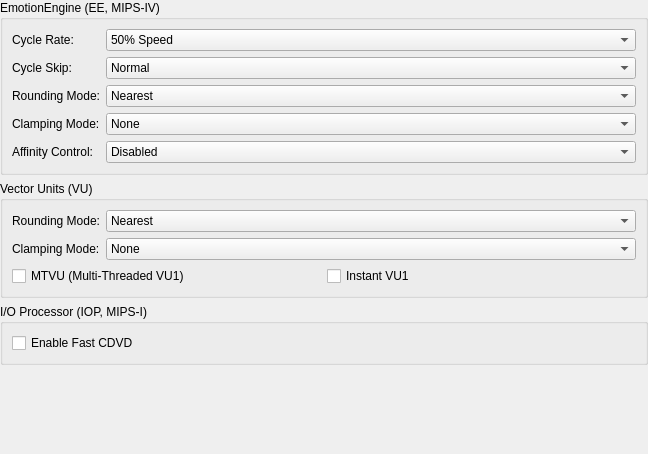
<?xml version="1.0" encoding="UTF-8"?>
<ui version="4.0">
 <class>SystemSettingsWidget</class>
 <widget class="QWidget" name="SystemSettingsWidget">
  <property name="geometry">
   <rect>
    <x>0</x>
    <y>0</y>
    <width>648</width>
    <height>454</height>
   </rect>
  </property>
  <property name="windowTitle">
   <string>Form</string>
  </property>
  <layout class="QVBoxLayout" name="verticalLayout" stretch="0,0,0,1">
   <property name="leftMargin">
    <number>0</number>
   </property>
   <property name="topMargin">
    <number>0</number>
   </property>
   <property name="rightMargin">
    <number>0</number>
   </property>
   <property name="bottomMargin">
    <number>0</number>
   </property>
   <item>
    <widget class="QGroupBox" name="groupBox">
     <property name="title">
      <string>EmotionEngine (EE, MIPS-IV)</string>
     </property>
     <layout class="QFormLayout" name="formLayout_2">
      <item row="0" column="0">
       <widget class="QLabel" name="label_9">
        <property name="text">
         <string>Cycle Rate:</string>
        </property>
       </widget>
      </item>
      <item row="0" column="1">
       <widget class="QComboBox" name="eeCycleRate">
        <item>
         <property name="text">
          <string>50% Speed</string>
         </property>
        </item>
        <item>
         <property name="text">
          <string>60% Speed</string>
         </property>
        </item>
        <item>
         <property name="text">
          <string>75% Speed</string>
         </property>
        </item>
        <item>
         <property name="text">
          <string>100% (Normal Speed)</string>
         </property>
        </item>
        <item>
         <property name="text">
          <string>130% Speed</string>
         </property>
        </item>
        <item>
         <property name="text">
          <string>180% Speed</string>
         </property>
        </item>
        <item>
         <property name="text">
          <string>300% Speed</string>
         </property>
        </item>
       </widget>
      </item>
      <item row="2" column="0">
       <widget class="QLabel" name="label_10">
        <property name="text">
         <string>Cycle Skip:</string>
        </property>
       </widget>
      </item>
      <item row="2" column="1">
       <widget class="QComboBox" name="eeCycleSkipping">
        <item>
         <property name="text">
          <string>Normal</string>
         </property>
        </item>
        <item>
         <property name="text">
          <string>Mild Underclock</string>
         </property>
        </item>
        <item>
         <property name="text">
          <string>Moderate Underclock</string>
         </property>
        </item>
        <item>
         <property name="text">
          <string>Maximum Underclock</string>
         </property>
        </item>
       </widget>
      </item>
      <item row="3" column="0">
       <widget class="QLabel" name="label_11">
        <property name="text">
         <string>Rounding Mode:</string>
        </property>
       </widget>
      </item>
      <item row="3" column="1">
       <widget class="QComboBox" name="eeRoundingMode">
        <item>
         <property name="text">
          <string>Nearest</string>
         </property>
        </item>
        <item>
         <property name="text">
          <string>Negative</string>
         </property>
        </item>
        <item>
         <property name="text">
          <string>Positive</string>
         </property>
        </item>
        <item>
         <property name="text">
          <string>Chop / Zero (Default)</string>
         </property>
        </item>
       </widget>
      </item>
      <item row="4" column="0">
       <widget class="QLabel" name="label_12">
        <property name="text">
         <string>Clamping Mode:</string>
        </property>
       </widget>
      </item>
      <item row="4" column="1">
       <widget class="QComboBox" name="eeClampMode">
        <item>
         <property name="text">
          <string>None</string>
         </property>
        </item>
        <item>
         <property name="text">
          <string>Normal (Default)</string>
         </property>
        </item>
        <item>
         <property name="text">
          <string>Extra + Preserve Sign</string>
         </property>
        </item>
        <item>
         <property name="text">
          <string>Full</string>
         </property>
        </item>
       </widget>
      </item>
      <item row="5" column="0">
       <widget class="QLabel" name="label">
        <property name="text">
         <string>Affinity Control:</string>
        </property>
       </widget>
      </item>
      <item row="5" column="1">
       <widget class="QComboBox" name="affinityControl">
        <item>
         <property name="text">
          <string>Disabled</string>
         </property>
        </item>
        <item>
         <property name="text">
          <string>EE &gt; VU &gt; GS</string>
         </property>
        </item>
        <item>
         <property name="text">
          <string>EE &gt; GS &gt; VU</string>
         </property>
        </item>
        <item>
         <property name="text">
          <string>VU &gt; EE &gt; GS</string>
         </property>
        </item>
        <item>
         <property name="text">
          <string>VU &gt; GS &gt; EE</string>
         </property>
        </item>
        <item>
         <property name="text">
          <string>GS &gt; EE &gt; VU</string>
         </property>
        </item>
        <item>
         <property name="text">
          <string>GS &gt; VU &gt; EE</string>
         </property>
        </item>
       </widget>
      </item>
     </layout>
    </widget>
   </item>
   <item>
    <widget class="QGroupBox" name="groupBox_2">
     <property name="title">
      <string>Vector Units (VU)</string>
     </property>
     <layout class="QFormLayout" name="formLayout_3">
      <item row="0" column="0">
       <widget class="QLabel" name="label_6">
        <property name="text">
         <string>Rounding Mode:</string>
        </property>
       </widget>
      </item>
      <item row="0" column="1">
       <widget class="QComboBox" name="vuRoundingMode">
        <item>
         <property name="text">
          <string>Nearest</string>
         </property>
        </item>
        <item>
         <property name="text">
          <string>Negative</string>
         </property>
        </item>
        <item>
         <property name="text">
          <string>Positive</string>
         </property>
        </item>
        <item>
         <property name="text">
          <string>Chop / Zero (Default)</string>
         </property>
        </item>
       </widget>
      </item>
      <item row="1" column="0">
       <widget class="QLabel" name="label_5">
        <property name="text">
         <string>Clamping Mode:</string>
        </property>
       </widget>
      </item>
      <item row="1" column="1">
       <widget class="QComboBox" name="vuClampMode">
        <item>
         <property name="text">
          <string>None</string>
         </property>
        </item>
        <item>
         <property name="text">
          <string>Normal (Default)</string>
         </property>
        </item>
        <item>
         <property name="text">
          <string>Extra + Preserve Sign</string>
         </property>
        </item>
        <item>
         <property name="text">
          <string>Full</string>
         </property>
        </item>
       </widget>
      </item>
      <item row="2" column="0" colspan="2">
       <layout class="QGridLayout" name="gridLayout_2">
        <item row="0" column="0">
         <widget class="QCheckBox" name="MTVU">
          <property name="text">
           <string>MTVU (Multi-Threaded VU1)</string>
          </property>
         </widget>
        </item>
        <item row="0" column="1">
         <widget class="QCheckBox" name="instantVU1">
          <property name="text">
           <string>Instant VU1</string>
          </property>
         </widget>
        </item>
       </layout>
      </item>
     </layout>
    </widget>
   </item>
   <item>
    <widget class="QGroupBox" name="groupBox_3">
     <property name="title">
      <string>I/O Processor (IOP, MIPS-I)</string>
     </property>
     <layout class="QGridLayout" name="gridLayout_5">
      <item row="0" column="0">
       <widget class="QCheckBox" name="fastCDVD">
        <property name="text">
         <string>Enable Fast CDVD</string>
        </property>
       </widget>
      </item>
     </layout>
    </widget>
   </item>
   <item>
    <spacer name="verticalSpacer_2">
     <property name="orientation">
      <enum>Qt::Vertical</enum>
     </property>
     <property name="sizeHint" stdset="0">
      <size>
       <width>20</width>
       <height>3</height>
      </size>
     </property>
    </spacer>
   </item>
  </layout>
 </widget>
 <resources>
  <include location="../resources/resources.qrc"/>
 </resources>
 <connections/>
</ui>
